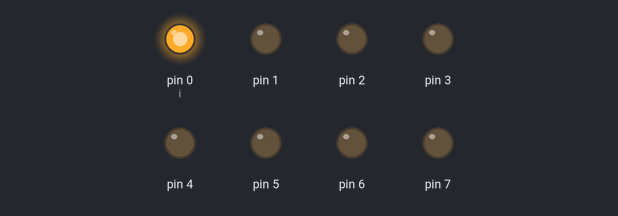
Bench run of a sketch on a simulated Arduino Uno, built with avr-gcc and run on an emulated ATmega328P. Shown: output pins drawn as LEDs (lit = HIGH).

Above: at 0.04 s.
At 0.38 s:
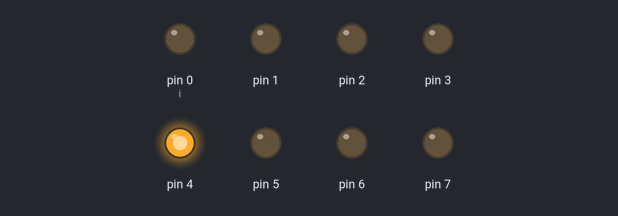
At 0.8 s:
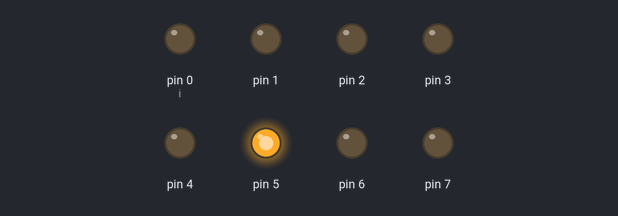
At 1.48 s:
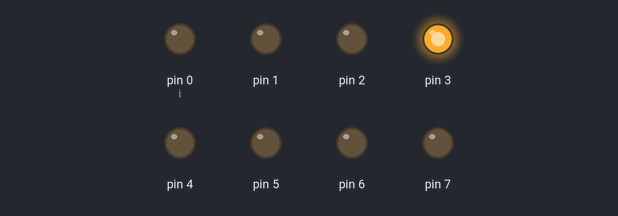
At 2.25 s:
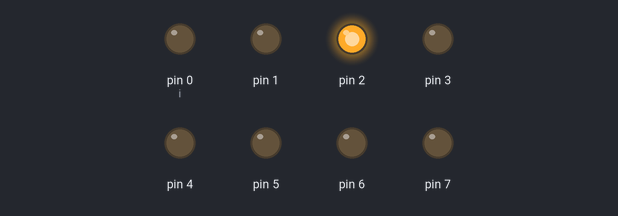
At 2.93 s:
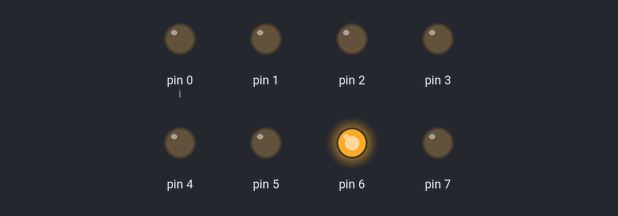
Timing chart, 0 to 3.2 s (numbered marks = the images above):
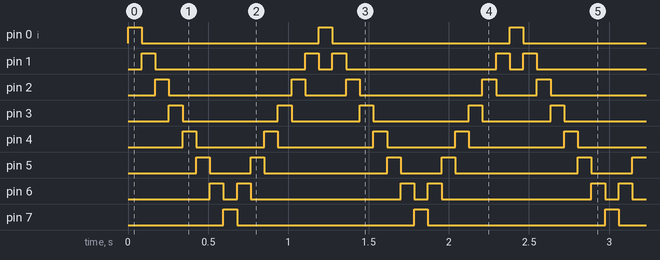

The sketch:

Lab2-CylonEyes.ino
```cpp
// ------- Preamble -------- //
#include <avr/io.h>          			 /* Defines pins, ports, etc */
#include <util/delay.h>      			 /* Functions to waste time */

#define DELAYTIME              85      		 /*Symbol, varialbe of DELAYTIME = 85ms */
#define LED_PORT               PORTD     	 /* Defines LED_PORT as PORTD (has 0-7) pins*/
#define LED_PIN                PIND      	 /*Defines LED_PIN as PIND which can read the pins */
#define LED_DDR                DDRD     	/* DDRD (data direction) inputs (0), outputs (1)*/

int main(void)
{

  // -------- Inits --------- //
  uint8_t i = 0;               			 /* Define 8 bit int type called i */
  LED_DDR = 0xff;            			 /* Data Direction Register D: 0x means hexa, 0b means binary,
  0xff is 1111 1111 (all set for output)
  Ok so. 0xff = 1111 1111
        	 0b11111111 = 1111 1111
 using hex (0x) is shorter.*/

  // ------ Event loop ------ //
  while (1)                             			 /* In while loop as long as the
  parameter is true*/
  {

    while (i < 7)                    			  /* another while loop from 0 to 6 (7 loops) */
    {
      LED_PORT = (1 << i);                		 /* illuminate only i'th pin*/
      _delay_ms(DELAYTIME);                 	 /* wait for as defined 85ms */
      i = i + 1;                             			 /* move to the next LED (can use i++)
      Note: i exits with a value of 7*/
    }

    while (i > 0)                    			/* another while loop from 7 to 1 */
    {
      LED_PORT = (1 << i);              		/* illuminate only i'th pin */
      _delay_ms(DELAYTIME);                       /* wait for 85ms */
      i = i - 1;                          			/* move to the previous LED (can use i--)
      Note: i exits with a value of 0 */
    }

  }                                               		   /* End event loop */
}
```

Measured:
- by itself, pin 0 (i), pin 7: alternates HIGH for 0.09 s and LOW for 1.1 s
- by itself, pin 1: repeats every 1.2 s: LOW 0.94 s, HIGH 0.09 s, LOW 0.09 s, HIGH 0.09 s
- by itself, pin 2: repeats every 1.2 s: LOW 0.77 s, HIGH 0.09 s, LOW 0.26 s, HIGH 0.09 s
- by itself, pin 3: repeats every 1.2 s: LOW 0.60 s, HIGH 0.09 s, LOW 0.43 s, HIGH 0.09 s
- by itself, pin 4: repeats every 1.2 s: LOW 0.43 s, HIGH 0.09 s, LOW 0.60 s, HIGH 0.09 s
- by itself, pin 5: repeats every 1.2 s: LOW 0.26 s, HIGH 0.09 s, LOW 0.77 s, HIGH 0.09 s
- by itself, pin 6: repeats every 1.2 s: LOW 0.09 s, HIGH 0.09 s, LOW 0.94 s, HIGH 0.09 s
